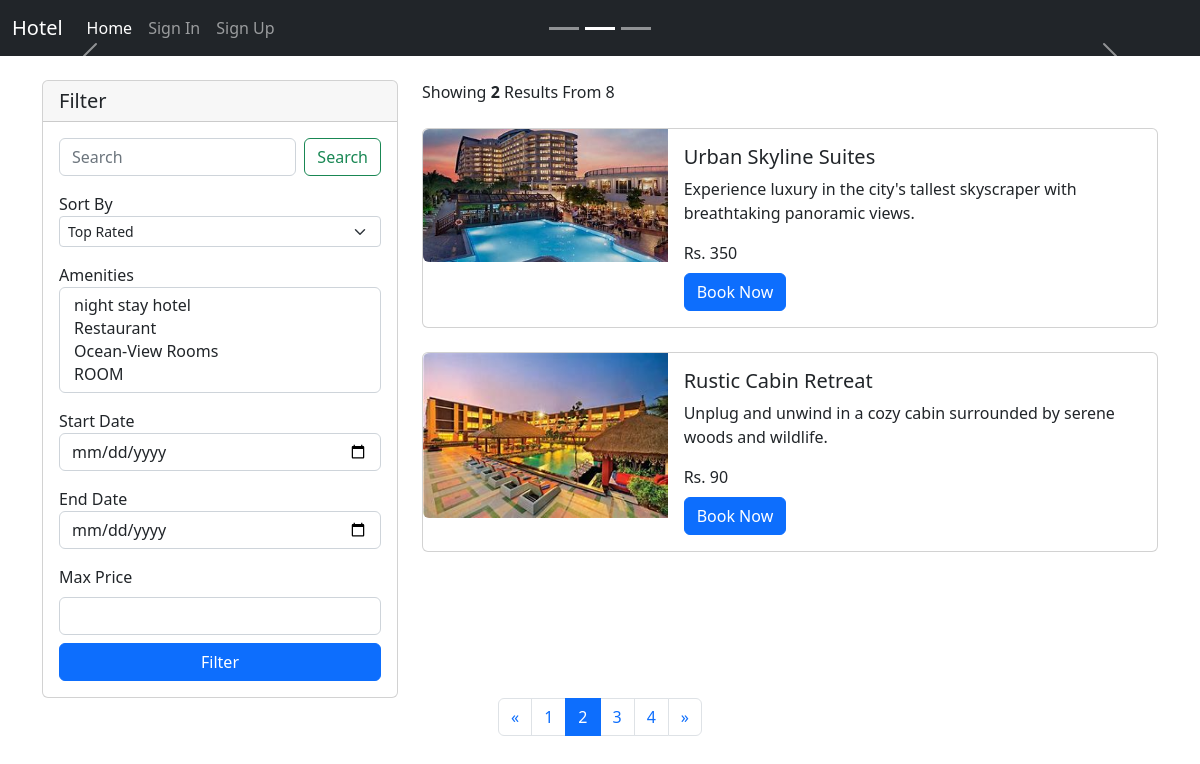
The app's page /?d=10&page=2 with its own data.
### home/models.py (models this page shows, shortened)
class BaseModel(models.Model):
    uid = models.UUIDField(default=uuid.uuid4   , editable=False , primary_key=True)
    created_at = models.DateField(auto_now_add=True)
    updated_at = models.DateField(auto_now_add=True)
    class Meta:
        abstract = True
        ordering=['uid']

class Hotel(BaseModel):
    hotel_name= models.CharField(max_length=100)
    hotel_price = models.IntegerField()
    description = models.TextField()
    amenities = models.ManyToManyField(Amenities)
    room_count = models.IntegerField(default=10)

class HotelImages(BaseModel):
    hotel= models.ForeignKey(Hotel ,related_name="images", on_delete=models.CASCADE)
    images = models.ImageField(upload_to="hotels")

### home/views.py (the view, shortened to what this page needs)
# urls.py: path('', index, name='index'),
def index(request):
    amenities = Amenities.objects.all()
    hotels = Hotel.objects.all()
    total_hotels = len(hotels)
    selected_amenities = request.GET.getlist('selectAmenity')
    sort_by = request.GET.get('sortSelect')
    search = request.GET.get('searchInput')
    startdate = request.GET.get('startDate')
    enddate = request.GET.get('endDate')
    price = request.GET.get('price')
    if selected_amenities != []:
        hotels = hotels.filter(
            amenities__amenity_name__in=selected_amenities).distinct()
    if search:
        hotels = hotels.filter(Q(hotel_name__icontains=search)
                               | Q(description__icontains=search) | Q(amenities__amenity_name__contains=search))
    if sort_by:
        if sort_by == 'low_to_high':
            hotels = hotels.order_by('hotel_price')
        elif sort_by == 'high_to_low':
            hotels = hotels.order_by('-hotel_price')
    if price:
        hotels = hotels.filter(hotel_price__lte=int(price))
    hotels = hotels.distinct ()
    p = Paginator(hotels, 2)
    page_no = request.GET.get('page')
    hotels = p.get_page(1)
    if page_no:
        hotels = p.get_page(page_no)
    no_of_pages = list(range(1, p.num_pages+1))
    date = datetime.today().strftime('%Y-%m-%d')
    context = {'amenities': amenities, 'hotels': hotels, 'sort_by': sort_by,
               'search': search, 'selected_amenities': selected_amenities, 'no_of_pages': no_of_pages, 'max_price': price, 'startdate': startdate, "enddate": enddate, "date": date,'total_hotels':total_hotels}
    return render(request, 'home/index.html', context)

### home/templatetags/coustom_tags.py (called while the page is built)
def  modify_url(value):
    if value == '/':
        value += "?d=10"
    return value

### templates/home/index.html (shortened to what this page needs)
{% extends 'home/base.html' %}
{% load coustom_tags %}
{% block body %}
<main>
    <div id="myCarousel" class="carousel slide" data-bs-ride="carousel">
        <div class="carousel-indicators">
            <button type="button" data-bs-target="#myCarousel" data-bs-slide-to="0" aria-label="Slide 1"></button>
            <button type="button" data-bs-target="#myCarousel" data-bs-slide-to="1" aria-label="Slide 2" class="active" aria-current="true"></button>
            <button type="button" data-bs-target="#myCarousel" data-bs-slide-to="2" aria-label="Slide 3"></button>
        </div>
        <button class="carousel-control-prev" type="button" data-bs-target="#myCarousel" data-bs-slide="prev">
            <span class="carousel-control-prev-icon" aria-hidden="true"></span>
        </button>
        <button class="carousel-control-next" type="button" data-bs-target="#myCarousel" data-bs-slide="next">
            <span class="carousel-control-next-icon" aria-hidden="true"></span>
        </button>
    </div>
    <main>
        <div class="container mt-4">
            <div class="row margin-auto">
                <div class="col-4">
                    <div class="card">
                        <h5 class="card-header">Filter</h5>
                        <div class="card-body">
                            <form action="" class="iform-group">
                                <div class="d-flex mb-3">
                                    <input class="form-control me-2" type="search" placeholder="Search"
                                        aria-label="Search" id="searchInput" name="searchInput" >
                                    <button class="btn btn-outline-success" id="searchBtn" type="submit">Search</button>
                                </div>
                                <label for="sortSelect ">
                                    Sort By
                                </label>
                                <div class="mb-3">
                                    <select class="form-select form-select-sm" aria-label=".form-select-sm example"
                                        id="sortSelect" name="sortSelect">
                                        <option value="rated" {% if sort_by == "rated" %}{% endif %}>Top Rated</option>
                                    </select>
                                </div>
                                <label for="selectAmenity">
                                    Amenities
                                </label>
                                <select class="form-select" multiple aria-label="multiple select example"
                                    id='selectAmenity' name="selectAmenity">
                                    {% for amenity in amenities %}
                                    <option value="{{amenity.amenity_name}}"
                                    {% if amenity.amenity_name in selected_amenities %} selected {% endif %}>{{amenity.amenity_name}}</option>
                                    {% endfor %}
                                </select>
                                <label for="startDate" class='mt-3'>
                                    Start Date
                                </label>
                                <input type="date" name="startDate" class="form-control" id="startDate"
                                    min='{{date}}'>
                                <label for="endDate" class="mt-3">
                                    End Date
                                </label>
                                <input type="date" name="endDate" class="form-control" id="endDate"
                                    min='{{date}}'>
                                <div class="mt-3">
                                    <label for="customRange2" class="form-label">Max Price</label>
                                    <input type="number" class="form-control mb-2" id="price" name="price"
                                    >
                                </div>
                                <div class="d-grid">
                                    <button class="btn btn-primary d-block" type="submit">
                                        Filter
                                    </button>
                                </div>
                            </form>
                        </div>
                    </div>
                </div>
                <div class="col-8 ">
                    <div class="col-5">
                        Showing <span class="fw-bold">{{hotels|length}}</span> Results From {{total_hotels}}
                    </div>
                    <div class="">
                        {% for hotel in hotels.object_list %}
                        <div class="card mb-3 mt-4" style="max-width: 1000px;">
                            <div class="row g-0">
                                <div class="col-md-4">
                                    <a href="/hotel/{{hotel.uid}}">
                                        <img src="/media/{{hotel.images.first.images}}" class="img-fluid rounded-start"
                                            alt="...">
                                    </a>
                                </div>
                                <div class="col-md-8">
                                    <div class="card-body">
                                        <h5 class="card-title">{{hotel.hotel_name}}</h5>
                                        <p class="card-text">{{hotel.description|truncatechars:100}}</p>
                                        <li class="list-group-item">Rs. {{hotel.hotel_price}}</li>
                                        <form action="{% url 'get_hotel' hotel.uid %}" method="post">
                                            <button class="btn btn-primary mt-2" type="submit">
                                                Book Now
                                            </button>
                                        </form>
                                    </div>
                                </div>
                            </div>
                        </div>
                        {% endfor %}
                    </div>
                </div>
            </div>
        </div>
        <nav>
            <ul class="pagination justify-content-center">
                {% if hotels.has_previous %}
                <li class="page-item">
                    <a class="page-link" href="{{request.get_full_path|modify_url}}&page={{hotels.previous_page_number}}" aria-label="Previous">
                        <span aria-hidden="true">&laquo;</span>
                    </a>
                </li>
                {% endif %}
                {% for i in no_of_pages %}
                <li class="page-item"><a class="page-link {% if i == hotels.number %} active {% endif %}" href="{{request.get_full_path|modify_url}}&page={{i}}">{{i}}</a></li>
                {% endfor %}
                {% if hotels.has_next %}
                <li class="page-item">
                    <a class="page-link" href="{{request.get_full_path|modify_url}}&page={{hotels.next_page_number}}" aria-label="Next">
                        <span aria-hidden="true">&raquo;</span>
                    </a>
                </li>
                {% endif %}
            </ul>
        </nav>
    </main>
</main>
{% endblock %}

### records on screen
Hotel: images.first.images (picture), hotel_name "Urban Skyline Suites", description "Experience luxury in the city's tallest skyscraper with breathtaking panoramic views.", hotel_price "350"
Hotel: images.first.images (picture), hotel_name "Rustic Cabin Retreat", description "Unplug and unwind in a cozy cabin surrounded by serene woods and wildlife.", hotel_price "90"

### other values on screen
{{ hotels|length }} "2"
{{ total_hotels }} "8"
{{ i }} "1" "2" "3" "4"
